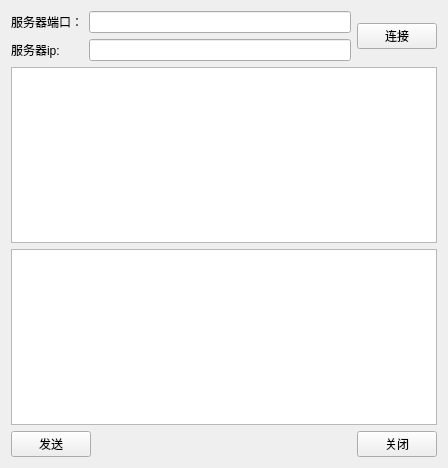
<?xml version="1.0" encoding="UTF-8"?>
<ui version="4.0">
 <class>ClientWidget</class>
 <widget class="QWidget" name="ClientWidget">
  <property name="geometry">
   <rect>
    <x>0</x>
    <y>0</y>
    <width>448</width>
    <height>468</height>
   </rect>
  </property>
  <property name="windowTitle">
   <string>Form</string>
  </property>
  <layout class="QVBoxLayout" name="verticalLayout">
   <item>
    <widget class="QWidget" name="widget_2" native="true">
     <layout class="QHBoxLayout" name="horizontalLayout">
      <property name="leftMargin">
       <number>0</number>
      </property>
      <property name="topMargin">
       <number>0</number>
      </property>
      <property name="rightMargin">
       <number>0</number>
      </property>
      <property name="bottomMargin">
       <number>0</number>
      </property>
      <item>
       <widget class="QWidget" name="widget" native="true">
        <layout class="QGridLayout" name="gridLayout">
         <property name="leftMargin">
          <number>0</number>
         </property>
         <property name="topMargin">
          <number>0</number>
         </property>
         <property name="rightMargin">
          <number>0</number>
         </property>
         <property name="bottomMargin">
          <number>0</number>
         </property>
         <item row="0" column="0">
          <widget class="QLabel" name="label">
           <property name="text">
            <string>服务器端口：</string>
           </property>
          </widget>
         </item>
         <item row="0" column="1">
          <widget class="QLineEdit" name="lineEdit"/>
         </item>
         <item row="1" column="0">
          <widget class="QLabel" name="label_2">
           <property name="text">
            <string>服务器ip:</string>
           </property>
          </widget>
         </item>
         <item row="1" column="1">
          <widget class="QLineEdit" name="lineEdit_2"/>
         </item>
        </layout>
       </widget>
      </item>
      <item>
       <widget class="QPushButton" name="pushButton">
        <property name="text">
         <string>连接</string>
        </property>
       </widget>
      </item>
     </layout>
    </widget>
   </item>
   <item>
    <widget class="QTextEdit" name="textEdit"/>
   </item>
   <item>
    <widget class="QTextEdit" name="textEdit_2"/>
   </item>
   <item>
    <widget class="QWidget" name="widget_3" native="true">
     <layout class="QHBoxLayout" name="horizontalLayout_2">
      <property name="leftMargin">
       <number>0</number>
      </property>
      <property name="topMargin">
       <number>0</number>
      </property>
      <property name="rightMargin">
       <number>0</number>
      </property>
      <property name="bottomMargin">
       <number>0</number>
      </property>
      <item>
       <widget class="QPushButton" name="pushButton_2">
        <property name="text">
         <string>发送</string>
        </property>
       </widget>
      </item>
      <item>
       <spacer name="horizontalSpacer">
        <property name="orientation">
         <enum>Qt::Horizontal</enum>
        </property>
        <property name="sizeHint" stdset="0">
         <size>
          <width>223</width>
          <height>20</height>
         </size>
        </property>
       </spacer>
      </item>
      <item>
       <widget class="QPushButton" name="pushButton_3">
        <property name="text">
         <string>关闭</string>
        </property>
       </widget>
      </item>
     </layout>
    </widget>
   </item>
  </layout>
 </widget>
 <resources/>
 <connections/>
</ui>
